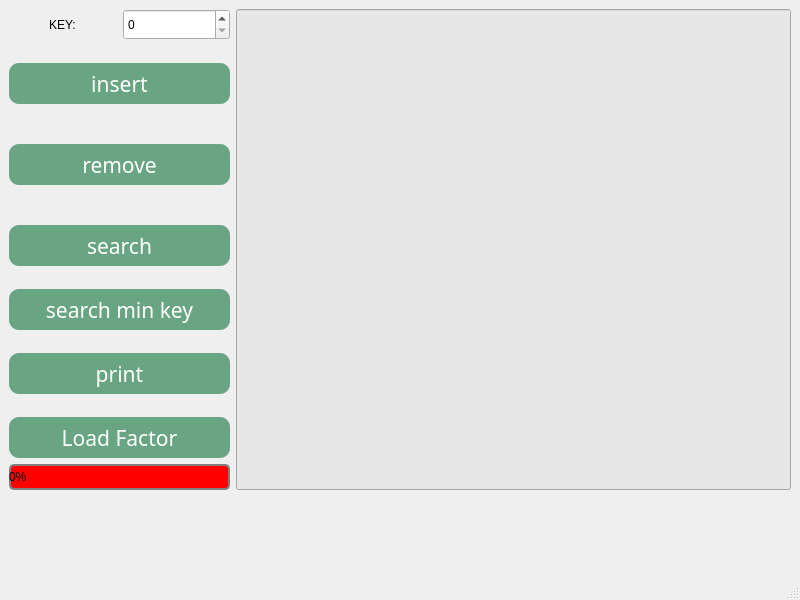
<?xml version="1.0" encoding="UTF-8"?>
<ui version="4.0">
 <class>MainWindow</class>
 <widget class="QMainWindow" name="MainWindow">
  <property name="geometry">
   <rect>
    <x>0</x>
    <y>0</y>
    <width>800</width>
    <height>600</height>
   </rect>
  </property>
  <property name="windowTitle">
   <string>MainWindow</string>
  </property>
  <widget class="QWidget" name="centralwidget">
   <layout class="QGridLayout" name="gridLayout">
    <item row="0" column="0">
     <layout class="QFormLayout" name="formLayout">
      <item row="0" column="0">
       <layout class="QVBoxLayout" name="verticalLayout">
        <item>
         <layout class="QHBoxLayout" name="horizontalLayout">
          <item alignment="Qt::AlignHCenter">
           <widget class="QLabel" name="label_2">
            <property name="maximumSize">
             <size>
              <width>70</width>
              <height>50</height>
             </size>
            </property>
            <property name="text">
             <string>KEY:</string>
            </property>
           </widget>
          </item>
          <item>
           <widget class="QSpinBox" name="inBox">
            <property name="minimumSize">
             <size>
              <width>91</width>
              <height>31</height>
             </size>
            </property>
            <property name="readOnly">
             <bool>false</bool>
            </property>
            <property name="minimum">
             <number>0</number>
            </property>
            <property name="maximum">
             <number>100</number>
            </property>
           </widget>
          </item>
         </layout>
        </item>
        <item alignment="Qt::AlignHCenter|Qt::AlignVCenter">
         <widget class="QPushButton" name="On_insert">
          <property name="minimumSize">
           <size>
            <width>221</width>
            <height>41</height>
           </size>
          </property>
          <property name="maximumSize">
           <size>
            <width>221</width>
            <height>41</height>
           </size>
          </property>
          <property name="font">
           <font>
            <family>Sans</family>
            <pointsize>16</pointsize>
            <italic>false</italic>
            <fontweight>Medium</fontweight>
           </font>
          </property>
          <property name="styleSheet">
           <string notr="true">background-color: rgb(105, 165, 131);
color: rgb(255, 255, 255);
font: 500 16pt &quot;Sans&quot;;
border-radius: 10px;
padding: 6px;</string>
          </property>
          <property name="text">
           <string>insert</string>
          </property>
         </widget>
        </item>
        <item alignment="Qt::AlignHCenter|Qt::AlignVCenter">
         <widget class="QPushButton" name="On_remove">
          <property name="minimumSize">
           <size>
            <width>221</width>
            <height>41</height>
           </size>
          </property>
          <property name="maximumSize">
           <size>
            <width>221</width>
            <height>41</height>
           </size>
          </property>
          <property name="font">
           <font>
            <family>Sans</family>
            <pointsize>16</pointsize>
            <italic>false</italic>
            <fontweight>Medium</fontweight>
           </font>
          </property>
          <property name="styleSheet">
           <string notr="true">background-color: rgb(105, 165, 131);
color: rgb(255, 255, 255);
font: 500 16pt &quot;Sans&quot;;
border-radius: 10px;
padding: 6px;</string>
          </property>
          <property name="text">
           <string>remove</string>
          </property>
         </widget>
        </item>
        <item alignment="Qt::AlignHCenter|Qt::AlignVCenter">
         <widget class="QPushButton" name="On_search">
          <property name="minimumSize">
           <size>
            <width>221</width>
            <height>41</height>
           </size>
          </property>
          <property name="maximumSize">
           <size>
            <width>221</width>
            <height>41</height>
           </size>
          </property>
          <property name="font">
           <font>
            <family>Sans</family>
            <pointsize>16</pointsize>
            <italic>false</italic>
            <fontweight>Medium</fontweight>
           </font>
          </property>
          <property name="styleSheet">
           <string notr="true">background-color: rgb(105, 165, 131);
color: rgb(255, 255, 255);
font: 500 16pt &quot;Sans&quot;;
border-radius: 10px;
padding: 6px;</string>
          </property>
          <property name="text">
           <string>search</string>
          </property>
         </widget>
        </item>
        <item>
         <widget class="QPushButton" name="On_search_min">
          <property name="minimumSize">
           <size>
            <width>221</width>
            <height>41</height>
           </size>
          </property>
          <property name="maximumSize">
           <size>
            <width>221</width>
            <height>41</height>
           </size>
          </property>
          <property name="font">
           <font>
            <family>Sans</family>
            <pointsize>16</pointsize>
            <italic>false</italic>
            <fontweight>Medium</fontweight>
           </font>
          </property>
          <property name="styleSheet">
           <string notr="true">background-color: rgb(105, 165, 131);
color: rgb(255, 255, 255);
font: 500 16pt &quot;Sans&quot;;
border-radius: 10px;
padding: 6px;</string>
          </property>
          <property name="text">
           <string>search min key</string>
          </property>
         </widget>
        </item>
        <item alignment="Qt::AlignHCenter|Qt::AlignVCenter">
         <widget class="QPushButton" name="On_print">
          <property name="minimumSize">
           <size>
            <width>221</width>
            <height>41</height>
           </size>
          </property>
          <property name="maximumSize">
           <size>
            <width>221</width>
            <height>41</height>
           </size>
          </property>
          <property name="font">
           <font>
            <family>Sans</family>
            <pointsize>16</pointsize>
            <italic>false</italic>
            <fontweight>Medium</fontweight>
           </font>
          </property>
          <property name="styleSheet">
           <string notr="true">background-color: rgb(105, 165, 131);
color: rgb(255, 255, 255);
font: 500 16pt &quot;Sans&quot;;
border-radius: 10px;
padding: 6px;</string>
          </property>
          <property name="text">
           <string>print</string>
          </property>
         </widget>
        </item>
        <item>
         <widget class="QPushButton" name="On_LoadFactor">
          <property name="minimumSize">
           <size>
            <width>221</width>
            <height>41</height>
           </size>
          </property>
          <property name="maximumSize">
           <size>
            <width>221</width>
            <height>41</height>
           </size>
          </property>
          <property name="font">
           <font>
            <family>Sans</family>
            <pointsize>16</pointsize>
            <italic>false</italic>
            <fontweight>Medium</fontweight>
           </font>
          </property>
          <property name="styleSheet">
           <string notr="true">background-color: rgb(105, 165, 131);
color: rgb(255, 255, 255);
font: 500 16pt &quot;Sans&quot;;
border-radius: 10px;
padding: 6px;</string>
          </property>
          <property name="text">
           <string>Load Factor</string>
          </property>
         </widget>
        </item>
        <item>
         <widget class="QProgressBar" name="progressBar">
          <property name="styleSheet">
           <string notr="true">QProgressBar {
    border: 2px solid grey;
    border-radius: 5px;
    background-color: #FF0000;
}

QProgressBar::chunk {
    background-color: #05B8CC;
    width: 20px;
}
</string>
          </property>
          <property name="maximum">
           <number>100</number>
          </property>
          <property name="value">
           <number>0</number>
          </property>
          <property name="alignment">
           <set>Qt::AlignLeading|Qt::AlignLeft|Qt::AlignVCenter</set>
          </property>
          <property name="textDirection">
           <enum>QProgressBar::TopToBottom</enum>
          </property>
         </widget>
        </item>
       </layout>
      </item>
      <item row="0" column="1">
       <widget class="QLineEdit" name="lineEdit">
        <property name="minimumSize">
         <size>
          <width>501</width>
          <height>481</height>
         </size>
        </property>
        <property name="styleSheet">
         <string notr="true">background-color: rgb(231, 231, 231);
</string>
        </property>
        <property name="maxLength">
         <number>300</number>
        </property>
        <property name="alignment">
         <set>Qt::AlignLeading|Qt::AlignLeft|Qt::AlignTop</set>
        </property>
        <property name="readOnly">
         <bool>true</bool>
        </property>
        <property name="clearButtonEnabled">
         <bool>false</bool>
        </property>
       </widget>
      </item>
     </layout>
    </item>
   </layout>
  </widget>
  <widget class="QStatusBar" name="statusbar"/>
 </widget>
 <resources/>
 <connections/>
</ui>
